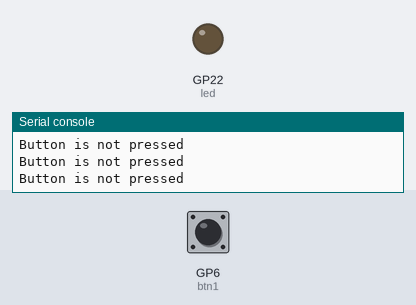
Bench run of a program on a simulated Raspberry Pi Pico running MicroPython. On the bench: output pins drawn as LEDs (lit = HIGH), the last lines printed to the serial console. The test bench sets the inputs (shaded band); at power-on: GP6 (btn1) HIGH.

Above: at 1.2 s.
1.3 s: GP6 (btn1) pulled LOW for 0.15 s
At 1.42 s:
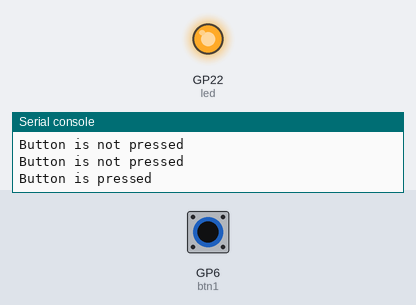
3.0 s: GP6 (btn1) pulled LOW for 3.2 s
At 7.4 s:
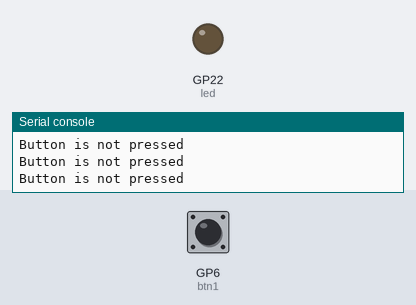
Timing chart, 0 to 8.9 s (numbered marks = the images above; inputs shaded):
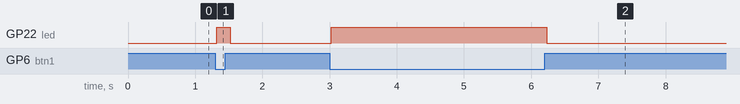

Measured:
- after the input at 1.3 s, GP22 (led): LOW → HIGH at once, → LOW 0.20 s later
- after the input at 3.0 s, GP22 (led): LOW → HIGH at once, → LOW 3.2 s later

The program:

button.py
```python
#picozero: https://picozero.readthedocs.io/en/latest/index.html

from picozero import LED, Button
from time import sleep

btn1 = Button(6)
led = LED(22)

while True:
    if btn1.is_pressed:
        print("Button is pressed")
        led.on()
    else:
        print("Button is not pressed")
        led.off()
    sleep(0.1)
```
